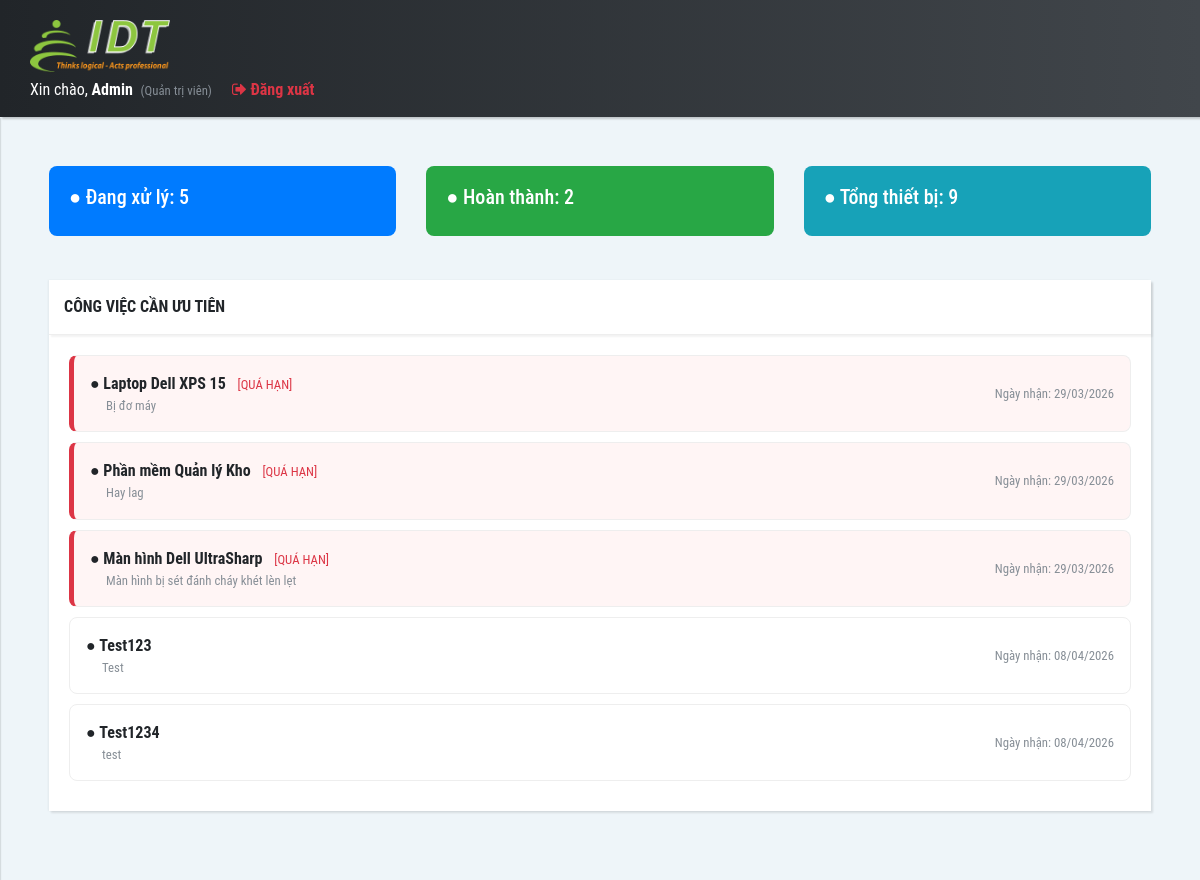
The app's page /frontend/admin/dashboard.php (signed in) with its own data.
### tables this page shows
CREATE TABLE `users` (
  `id` int(11) NOT NULL,
  `name` varchar(100) DEFAULT NULL,
  `email` varchar(150) DEFAULT NULL,
  `password` varchar(255) NOT NULL,
  `role` enum('admin','manager','staff') NOT NULL DEFAULT 'staff',
  `created_at` timestamp NOT NULL DEFAULT current_timestamp(),
  `updated_at` timestamp NOT NULL DEFAULT current_timestamp() ON UPDATE current_timestamp()
);

CREATE TABLE `repair_tickets` (
  `id` int(11) NOT NULL,
  `device_id` int(11) NOT NULL,
  `customer_id` int(11) NOT NULL,
  `assigned_to` int(11) DEFAULT NULL,
  `user_id` int(11) DEFAULT NULL,
  `received_date` date DEFAULT NULL,
  `assigned_date` date DEFAULT NULL,
  `due_date` date DEFAULT NULL,
  `description` text DEFAULT NULL,
  `status` enum('pending','repairing','completed','cancelled') DEFAULT 'pending',
  `progress` int(3) NOT NULL DEFAULT 0,
  `created_at` timestamp NOT NULL DEFAULT current_timestamp(),
  `updated_at` timestamp NOT NULL DEFAULT current_timestamp() ON UPDATE current_timestamp()
);

CREATE TABLE `devices` (
  `id` int(11) NOT NULL,
  `name` varchar(150) NOT NULL,
  `serial_number` varchar(100) DEFAULT NULL,
  `customer_id` int(11) DEFAULT NULL,
  `type` enum('hardware','software') NOT NULL,
  `warranty_start_date` date DEFAULT NULL,
  `warranty_end_date` date DEFAULT NULL,
  `status` enum('active','expired','repairing') DEFAULT 'active',
  `created_at` timestamp NOT NULL DEFAULT current_timestamp(),
  `updated_at` timestamp NOT NULL DEFAULT current_timestamp() ON UPDATE current_timestamp()
);

### frontend/admin/dashboard.php (the view, shortened to what this page needs)
<?php
require_once "../../backend/config/database.php";
$currentRole  = $_SESSION['role'];
$currentUserId = $_SESSION['user_id'];
$stmt = mysqli_prepare($conn, "SELECT id, name, email, role, created_at FROM users WHERE id = ?");
mysqli_stmt_bind_param($stmt, "i", $currentUserId);
mysqli_stmt_execute($stmt);
$result = mysqli_stmt_get_result($stmt);
$user = mysqli_fetch_assoc($result);
$roleLabel = ['admin' => 'Quản trị viên', 'manager' => 'Quản lý', 'staff' => 'Nhân viên kỹ thuật'];
$sql_stats = "SELECT
    (SELECT COUNT(*) FROM repair_tickets WHERE status != 'completed') as dang_xu_ly,
    (SELECT COUNT(*) FROM repair_tickets WHERE status = 'completed') as da_xong,
    (SELECT COUNT(*) FROM devices) as tong_may";
$res_stats = mysqli_query($conn, $sql_stats);
$stats = mysqli_fetch_assoc($res_stats);
$sql_tasks = "SELECT rt.*, d.name as device_name
              FROM repair_tickets rt
              JOIN devices d ON rt.device_id = d.id
              WHERE rt.status != 'completed' " . ($currentRole === 'staff' ? "AND rt.user_id = $currentUserId " : "") . "
              ORDER BY rt.created_at ASC LIMIT 5";
$tasks = mysqli_query($conn, $sql_tasks);
?>
<!DOCTYPE html>
<html lang="vi">
<head>
    <link rel="stylesheet" href="css/bootstrap.min.css">
    <link rel="stylesheet" href="font-awesome-4.7.0/css/font-awesome.min.css">
    <link rel="stylesheet" href="css/style.default.css" id="theme-stylesheet">
    <link rel="stylesheet" href="css/style.css">
</head>
<body>
<div class="page">
    <header class="header">
        <nav class="navbar navbar-expand-lg">
            <div class="container-fluid">
                <div class="navbar-holder d-flex align-items-center justify-content-between">
                    <div class="navbar-header">
                        <a href="<?= $currentRole === 'staff' ? 'nhanvien.php' : 'quanly.php' ?>" class="navbar-brand">
                            <div class="brand-text brand-big hidden-lg-down">
                                <img src="img/logo.png" width="140" alt="Logo" class="img-fluid">
                            </div>
                        </a>
                        <ul class="nav-menu list-unstyled d-flex flex-md-row align-items-md-center mb-0" style="margin-left: auto; gap: 20px;">
                            <li class="nav-item text-white">
                                Xin chào, <strong><?= htmlspecialchars($user['name']) ?></strong>
                                <small class="text-muted ml-1">(<?= $roleLabel[$currentRole] ?? $currentRole ?>)</small>
                            </li>
                            <li class="nav-item">
                                <a href="../../backend/api/logout.php" class="nav-link text-danger font-weight-bold" style="padding: 0;">
                                    <i class="fa fa-sign-out"></i> Đăng xuất
                                </a>
                            </li>
                        </ul>
                    </div>
                </div>
            </div>
        </nav>
    </header>
    <div class="page-content d-flex align-items-stretch">
        <div class="content-inner w-100">
            <div class="p-4">
                <div class="row">
                    <div class="col-md-4">
                        <div class="stat-card bg-primary">
                            <h5>● Đang xử lý: <?= $stats['dang_xu_ly'] ?></h5>
                        </div>
                    </div>
                    <div class="col-md-4">
                        <div class="stat-card bg-success">
                            <h5>● Hoàn thành: <?= $stats['da_xong'] ?></h5>
                        </div>
                    </div>
                    <div class="col-md-4">
                        <div class="stat-card bg-info">
                            <h5>● Tổng thiết bị: <?= $stats['tong_may'] ?></h5>
                        </div>
                    </div>
                </div>
                <div class="card mt-4">
                    <div class="card-header"><strong>CÔNG VIỆC CẦN ƯU TIÊN</strong></div>
                    <div class="card-body">
                        <?php while($row = mysqli_fetch_assoc($tasks)):
                            $isOverdue = (strtotime($row['created_at']) < strtotime('-3 days'));
                        ?>
                        <div class="task-item p-3 d-flex justify-content-between align-items-center <?= $isOverdue ? 'task-overdue' : '' ?>">
                            <div>
                                ● <strong><?= htmlspecialchars($row['device_name']) ?></strong>
                                <?php if($isOverdue): ?><span class="text-danger small ml-2">[QUÁ HẠN]</span><?php endif; ?>
                                <p class="mb-0 text-muted small ml-3"><?= htmlspecialchars($row['description']) ?></p>
                            </div>
                            <small class="text-muted">Ngày nhận: <?= date('d/m/Y', strtotime($row['created_at'])) ?></small>
                        </div>
                        <?php endwhile; ?>
                    </div>
                </div>
            </div>
        </div>
    </div>
</div>
</body>
</html>

### frontend/admin/css/style.default.css (style rules this page uses)
body { font-family: 'Roboto Condensed', sans-serif; overflow-x: hidden; }
a, i, span { display: inline-block; text-decoration: none; transition: all 0.3s; }
ul { margin: 0; padding: 0; }
.container-fluid { padding: 0 30px; }
.content-inner { padding:25px; width: calc(100% - 250px); background: #EEF5F9; }
.card { border-radius: 0; border: none; margin-bottom: 20px; box-shadow: 2px 2px 2px rgba(0, 0, 0, 0.1), -1px 0 2px rgba(0, 0, 0, 0.05); }
.card-header { background: #fff; padding: 15px; border-bottom: 1px solid #eee; box-shadow: 2px 2px 2px rgba(0, 0, 0, 0.05); }
.card-body { padding: 20px; }
.page { overflow-x: hidden; }
@media (max-width: 1200px) { .content-inner { width: 100%; } }
nav.navbar { background: linear-gradient(to left, #41464b, #212529); padding-top: 15px; padding-bottom: 15px; color: #fff; position: relative; border-radius: 0; box-shadow: 2px 2px 2px rgba(0, 0, 0, 0.2); z-index: 9999; padding-left: 0; padding-right: 0; }
nav.navbar a { color: inherit; }
.nav-link { display: block; padding: .5em 1.2em; }
nav.navbar .container-fluid { width: 100%; }
nav.navbar .nav-item>a { position: relative; }

### frontend/admin/dashboard.php (style rules this page uses)
.task-item { background: #fff; border: 1px solid #eee; border-radius: 8px; margin-bottom: 10px; transition: 0.2s; }
.task-overdue { border-left: 5px solid #dc3545; background: #fff5f5; }
.stat-card { padding: 20px; border-radius: 8px; color: #fff; margin-bottom: 20px; }

### records on screen
users: name "Admin"
repair_tickets: device.name "Laptop Dell XPS 15", shows "[QUÁ HẠN]", description "Bị đơ máy", created_at "29/03/2026"
repair_tickets: device.name "Phần mềm Quản lý Kho", shows "[QUÁ HẠN]", description "Hay lag", created_at "29/03/2026"
repair_tickets: device.name "Màn hình Dell UltraSharp", shows "[QUÁ HẠN]", description "Màn hình bị sét đánh cháy khét lèn lẹt", created_at "29/03/2026"
repair_tickets: device.name "Test123", description "Test", created_at "08/04/2026"
repair_tickets: device.name "Test1234", description "test", created_at "08/04/2026"

### other values on screen
$roleLabel[$currentRole] "Quản trị viên"
$stats['dang_xu_ly'] "5"
$stats['da_xong'] "2"
$stats['tong_may'] "9"
